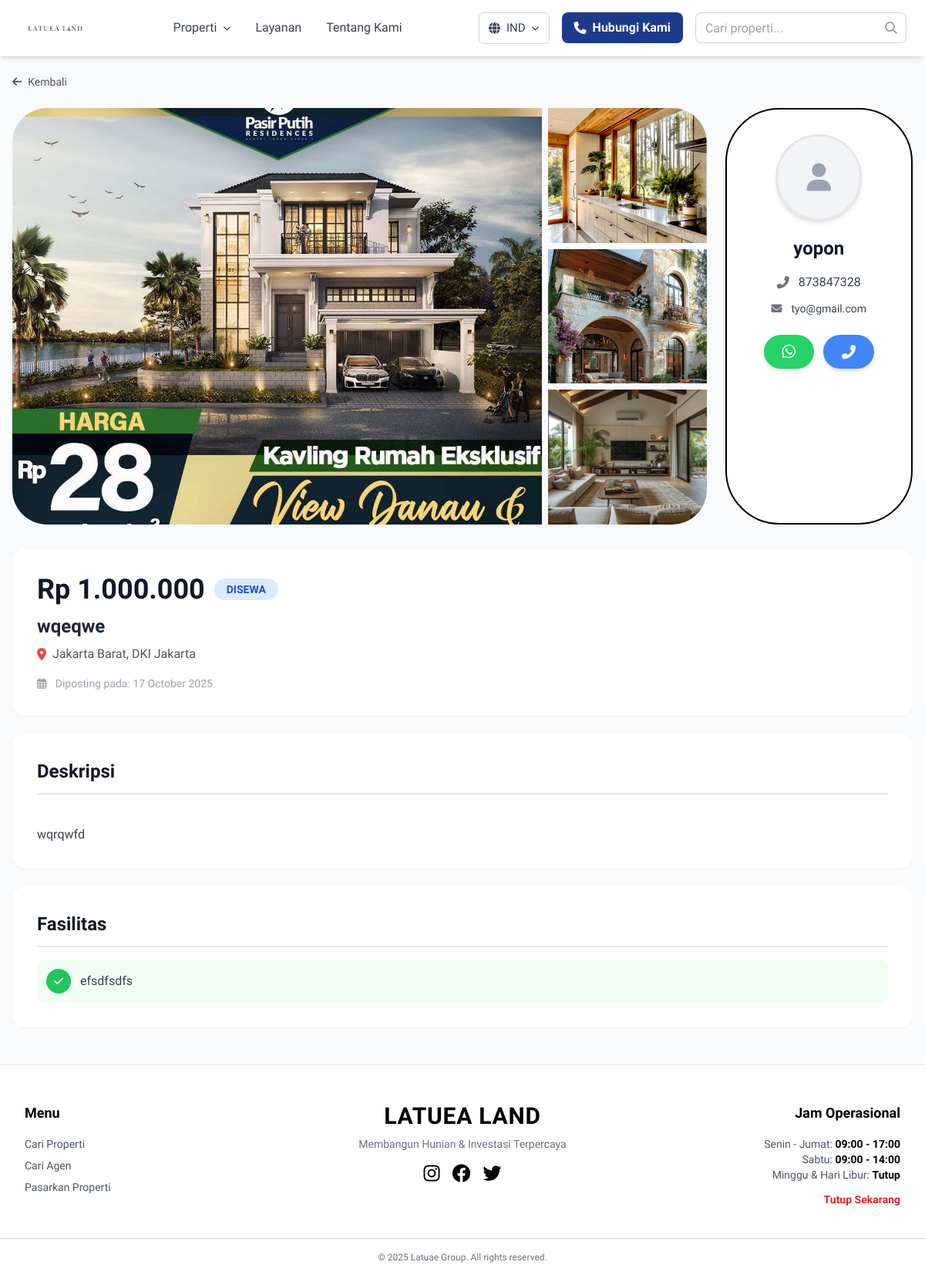
The page /pages/detail_property.php?id=44 on the database its author committed.
### tables this page shows
CREATE TABLE `property_images` (
  `id` int(11) NOT NULL,
  `property_id` int(11) NOT NULL,
  `image_path` varchar(255) NOT NULL,
  `is_main` tinyint(1) NOT NULL DEFAULT 0
);

CREATE TABLE `properties` (
  `id` int(11) NOT NULL,
  `id_properti` varchar(50) DEFAULT NULL,
  `title` varchar(100) NOT NULL,
  `description` text NOT NULL,
  `price` decimal(10,2) NOT NULL,
  `province` varchar(100) DEFAULT NULL,
  `regency` varchar(100) DEFAULT NULL,
  `district_or_area` varchar(100) DEFAULT NULL,
  `image` varchar(255) DEFAULT NULL,
  `created_at` timestamp NOT NULL DEFAULT current_timestamp(),
  `property_type` enum('for_sale','for_rent') NOT NULL DEFAULT 'for_sale',
  `property_kind` varchar(50) DEFAULT NULL,
  `tipe_properti` varchar(50) DEFAULT NULL,
  `luas_tanah` varchar(50) DEFAULT NULL,
  `luas_bangunan` varchar(50) DEFAULT NULL,
  `arah_bangunan` varchar(50) DEFAULT NULL,
  `jenis_bangunan` varchar(50) DEFAULT NULL,
  `jumlah_lantai` varchar(50) DEFAULT NULL,
  `kamar_tidur` varchar(50) DEFAULT NULL,
  `kamar_pembantu` varchar(50) DEFAULT NULL,
  `kamar_mandi` varchar(50) DEFAULT NULL,
  `daya_listrik` varchar(50) DEFAULT NULL,
  `saluran_air` varchar(50) DEFAULT NULL,
  `jalur_telepon` varchar(50) DEFAULT NULL,
  `interior` varchar(50) DEFAULT NULL,
  `garasi_parkir` varchar(50) DEFAULT NULL,
  `sertifikat` varchar(50) DEFAULT NULL,
  `view_count` int(11) DEFAULT 0,
  `agent_id` int(11) DEFAULT NULL,
  `facilities` text DEFAULT NULL,
  `is_featured` tinyint(1) DEFAULT 0
);

CREATE TABLE `agents` (
  `id` int(11) NOT NULL,
  `name` varchar(255) NOT NULL,
  `company` varchar(100) DEFAULT NULL,
  `rating` decimal(3,1) DEFAULT 4.5,
  `total_deals` int(11) DEFAULT 0,
  `phone_number` varchar(50) NOT NULL,
  `email` varchar(255) DEFAULT NULL,
  `photo_path` varchar(255) DEFAULT NULL,
  `created_at` timestamp NOT NULL DEFAULT current_timestamp()
);

### pages/detail_property.php (the view, shortened to what this page needs)
<?php
require_once $_SERVER['DOCUMENT_ROOT'] . '/LatuaGroup/includes/db_connect.php';
$property_id = $_GET['id'] ?? null;
$stmt = $pdo->prepare("
  SELECT
      p.*,
      a.name AS agent_name,
      a.phone_number,
      a.email,
      a.photo_path
  FROM properties p
  LEFT JOIN agents a ON p.agent_id = a.id
  WHERE p.id = ?
");
$stmt->execute([$property_id]);
$property = $stmt->fetch(PDO::FETCH_ASSOC);
$stmtImg = $pdo->prepare("
    SELECT id, image_path, is_main
    FROM property_images
    WHERE property_id = ?
    ORDER BY is_main DESC, id ASC
");
$stmtImg->execute([$property_id]);
$images = $stmtImg->fetchAll(PDO::FETCH_ASSOC);
?>
<?php include '../includes/header.php'; ?>
<link rel="stylesheet" href="https://cdnjs.cloudflare.com/ajax/libs/font-awesome/6.4.0/css/all.min.css">
<div class="max-w-[1200px] mx-auto px-4 py-6">
  <div class="mb-6">
    <a href="javascript:history.back()" class="inline-flex items-center text-sm text-gray-600 hover:text-blue-600 transition-colors duration-300">
      <i class="fas fa-arrow-left mr-2"></i> Kembali
    </a>
  </div>
  <div class="flex flex-col lg:flex-row gap-6 mb-8">
    <div class="flex-1">
      <div class="gallery-container grid grid-cols-1 lg:grid-cols-[4fr_1.2fr] gap-2 h-[540px]">
        <div class="gallery-main h-full overflow-hidden rounded-l-[45px] lg:rounded-l-[45px] rounded-r-[45px] lg:rounded-r-none cursor-pointer gallery-image" onclick="openLightbox(0)">
          <?php if (!empty($images[0]['image_path'])): ?>
            <div class="w-full h-full bg-center bg-cover"
                 style="background-image:url('/LatuaGroup/uploads/properties/<?= htmlspecialchars($images[0]['image_path']) ?>')"></div>
          <?php else: ?>
            <div class="w-full h-full bg-gray-300 flex items-center justify-center">
              <i class="fas fa-image text-gray-400 text-6xl"></i>
            </div>
          <?php endif; ?>
        </div>
        <div class="gallery-thumbs hidden lg:grid grid-rows-3 gap-2 h-full">
          <?php for ($i = 1; $i <= 3; $i++): ?>
            <div class="overflow-hidden <?= $i === 1 ? 'rounded-tr-[45px]' : '' ?> <?= $i === 3 ? 'rounded-br-[45px]' : '' ?> cursor-pointer gallery-image" onclick="openLightbox(<?= $i ?>)">
              <?php if (!empty($images[$i]['image_path'])): ?>
                <div class="w-full h-full bg-center bg-cover"
                     style="background-image:url('/LatuaGroup/uploads/properties/<?= htmlspecialchars($images[$i]['image_path']) ?>')"></div>
              <?php else: ?>
                <div class="w-full h-full bg-gray-200 flex items-center justify-center">
                  <i class="fas fa-image text-gray-400 text-2xl"></i>
                </div>
              <?php endif; ?>
            </div>
          <?php endfor; ?>
        </div>
      </div>
    </div>
    <div class="w-full lg:w-auto flex justify-center lg:justify-start">
      <div class="agent-card p-8 flex flex-col items-center text-center">
        <?php if (!empty($property['photo_path']) && file_exists($_SERVER['DOCUMENT_ROOT'] . "/LatuaGroup/Uploads/agents/" . $property['photo_path'])): ?>
          <img src="/LatuaGroup/Uploads/agents/<?= htmlspecialchars($property['photo_path']) ?>"
               alt="<?= htmlspecialchars($property['agent_name']) ?>"
               class="agent-avatar w-28 h-28 rounded-full object-cover mb-5 shadow-md">
        <?php else: ?>
          <div class="agent-avatar w-28 h-28 rounded-full bg-gray-100 flex items-center justify-center mb-5 shadow-md">
            <i class="fas fa-user text-gray-400 text-4xl"></i>
          </div>
        <?php endif; ?>
        <h3 class="font-bold text-2xl text-gray-900 mb-4">
          <?= htmlspecialchars($property['agent_name'] ?? 'Agent Name') ?>
        </h3>
        <div class="space-y-3 mb-6 w-full">
          <div class="flex items-center justify-center text-gray-700 text-base">
            <i class="fas fa-phone-alt mr-3 text-gray-500"></i>
            <span><?= htmlspecialchars($property['phone_number'] ?? '(021) 2991 8900') ?></span>
          </div>
          <div class="flex items-center justify-center text-gray-700 text-sm">
            <i class="fas fa-envelope mr-3 text-gray-500"></i>
            <span><?= htmlspecialchars($property['email'] ?? 'agent@email.com') ?></span>
          </div>
        </div>
        <div class="flex gap-3 w-full px-4">
          <?php if (!empty($property['phone_number'])): ?>
            <a href="https://wa.me/<?= preg_replace('/[^0-9]/', '', $property['phone_number']) ?>"
               target="_blank"
               class="wa-btn contact-btn flex-1 text-white px-6 py-3 font-semibold text-sm flex items-center justify-center gap-2 shadow-md">
               <i class="fab fa-whatsapp text-xl"></i>
            </a>
            <a href="tel:<?= preg_replace('/[^0-9]/', '', $property['phone_number']) ?>"
               class="call-btn contact-btn flex-1 text-white px-6 py-3 font-semibold text-sm flex items-center justify-center gap-2 shadow-md">
               <i class="fas fa-phone-alt text-lg"></i>
            </a>
          <?php endif; ?>
        </div>
      </div>
    </div>
  </div>
  <div class="property-info-card bg-white rounded-2xl shadow-sm p-6 md:p-8 mb-6">
    <div class="flex flex-col md:flex-row md:items-start md:justify-between gap-4 mb-4">
      <div class="flex-1">
        <div class="flex flex-wrap items-center gap-3 mb-3">
          <h2 class="text-2xl md:text-4xl font-bold text-gray-900">
            Rp <?= number_format($property['price'], 0, ',', '.') ?>
          </h2>
          <span class="px-4 py-1 rounded-full text-sm font-semibold whitespace-nowrap <?= $property['property_type'] === 'for_sale' ? 'bg-green-100 text-green-700' : 'bg-blue-100 text-blue-700' ?>">
            <?= $property['property_type'] === 'for_sale' ? "DIJUAL" : "DISEWA" ?>
          </span>
        </div>
        <h1 class="text-xl md:text-2xl font-semibold text-gray-800 mb-2"><?= htmlspecialchars($property['title']) ?></h1>
        <p class="text-gray-600 flex items-center gap-2 text-sm md:text-base">
          <i class="fas fa-map-marker-alt text-red-500"></i>
          <?= htmlspecialchars($property['regency']) ?>, <?= htmlspecialchars($property['province']) ?>
        </p>
      </div>
    </div>
    <p class="text-xs md:text-sm text-gray-400">
      <i class="far fa-calendar-alt mr-2"></i>
      Diposting pada: <?= date("j F Y", strtotime($property['created_at'])) ?>
    </p>
  </div>
  <div class="description-card bg-white rounded-2xl shadow-sm p-6 md:p-8 mb-6">
    <h2 class="text-xl md:text-2xl font-bold text-gray-900 mb-4 pb-3 border-b-2 border-gray-200">Deskripsi</h2>
    <div class="text-gray-700 leading-relaxed text-sm md:text-base whitespace-pre-line">
      <?= nl2br(htmlspecialchars($property['description'])) ?>
    </div>
  </div>
  <div class="facilities-card bg-white rounded-2xl shadow-sm p-6 md:p-8 mb-6">
    <h2 class="text-xl md:text-2xl font-bold text-gray-900 mb-4 pb-3 border-b-2 border-gray-200">Fasilitas</h2>
    <?php if (!empty($property['facilities'])): ?>
      <div class="flex flex-col gap-3">
        <?php
        $facilities = preg_split('/\r\n|\r|\n/', $property['facilities']);
        foreach ($facilities as $f):
          $trimmed = trim($f);
          if (!empty($trimmed)):
        ?>
          <div class="flex items-center gap-3 p-3 bg-green-50 rounded-lg">
            <div class="w-8 h-8 bg-green-500 rounded-full flex items-center justify-center flex-shrink-0">
              <i class="fas fa-check text-white text-sm"></i>
            </div>
            <span class="text-gray-700 font-medium text-sm md:text-base"><?= htmlspecialchars($trimmed) ?></span>
          </div>
        <?php endif; endforeach; ?>
      </div>
    <?php else: ?>
      <p class="text-gray-500 text-center py-4 text-sm md:text-base">Tidak ada fasilitas yang ditambahkan.</p>
    <?php endif; ?>
  </div>
</div>
<?php include '../includes/footer.php'; ?>
<script src="https://cdn.tailwindcss.com"></script>

### pages/detail_property.php (style rules this page uses)
.gallery-image { transition: all 0.3s cubic-bezier(0.4, 0, 0.2, 1); }
.agent-card { background: #ffffff; border-radius: 70px; border: 2px solid #000; width: 100%; max-width: 422px; min-height: 388px; transition: all 0.3s ease; }
.agent-avatar { border: 3px solid #e5e7eb; transition: all 0.3s ease; }
.contact-btn { transition: all 0.3s ease; border-radius: 50px; font-weight: 600; }
.wa-btn { background: #25D366; }
.call-btn { background: #4285F4; }

### rows shown on the page
property_images: image_path (picture)
property_images: image_path (picture)
property_images: image_path (picture)
property_images: image_path (picture)
properties: agent.name "yopon", agent.phone_number "873847328", agent.email "tyo@gmail.com", price "1.000.000", title "wqeqwe", regency "Jakarta Barat", province "DKI Jakarta", created_at "17 October 2025", description "wqrqwfd", facilities "efsdfsdfs"
